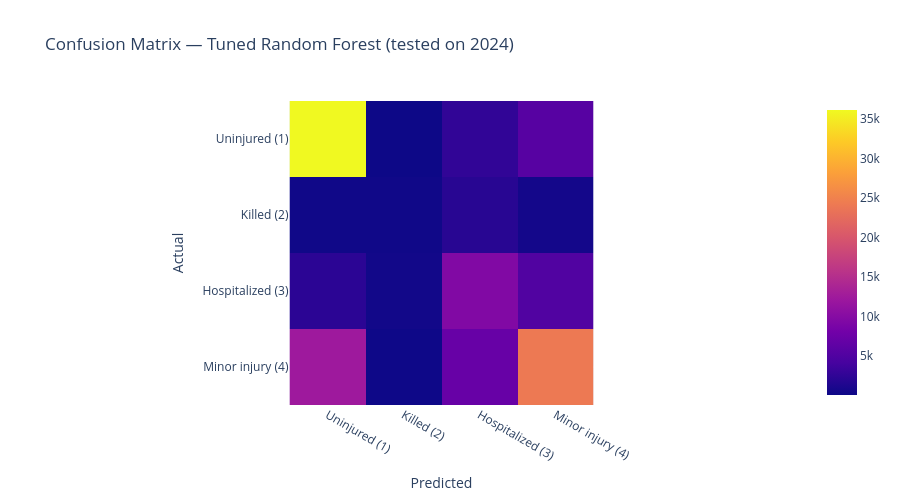

The code cell stored with this chart in its notebook:
### Markdown cell above
## 7. Confusion Matrix — Tuned Random Forest

### Code cell
cm = confusion_matrix(y_test, y_pred_rf_tuned)
labels = ['Uninjured (1)', 'Killed (2)', 'Hospitalized (3)', 'Minor injury (4)']
px.imshow(cm, x=labels, y=labels,
          labels=dict(x='Predicted', y='Actual'),
          title='Confusion Matrix — Tuned Random Forest (tested on 2024)',
          height=500)

### Figure 1 — Plotly figure (JSON) as saved in the notebook; plotly's stock layout.template omitted (floating-point values rounded to 4 significant figures)
{"data": [{"coloraxis": "coloraxis", "hovertemplate": "Predicted: %{x}<br>Actual: %{y}<br>color: %{z}<extra></extra>", "name": "0", "type": "heatmap", "x": ["Uninjured (1)", "Killed (2)", "Hospitalized (3)", "Minor injury (4)"], "xaxis": "x", "y": ["Uninjured (1)", "Killed (2)", "Hospitalized (3)", "Minor injury (4)"], "yaxis": "y", "z": [[36165, 91, 2638, 5603], [282, 324, 1979, 554], [2233, 461, 9572, 5062], [12350, 184, 7119, 24151]]}], "layout": {"coloraxis": {"colorscale": [[0, "#0d0887"], [0.1111, "#46039f"], [0.2222, "#7201a8"], [0.3333, "#9c179e"], [0.4444, "#bd3786"], [0.5556, "#d8576b"], [0.6667, "#ed7953"], [0.7778, "#fb9f3a"], [0.8889, "#fdca26"], [1, "#f0f921"]]}, "height": 500, "title": {"text": "Confusion Matrix — Tuned Random Forest (tested on 2024)"}, "xaxis": {"anchor": "y", "constrain": "domain", "domain": [0, 1], "scaleanchor": "y", "title": {"text": "Predicted"}}, "yaxis": {"anchor": "x", "autorange": "reversed", "constrain": "domain", "domain": [0, 1], "title": {"text": "Actual"}}}}
